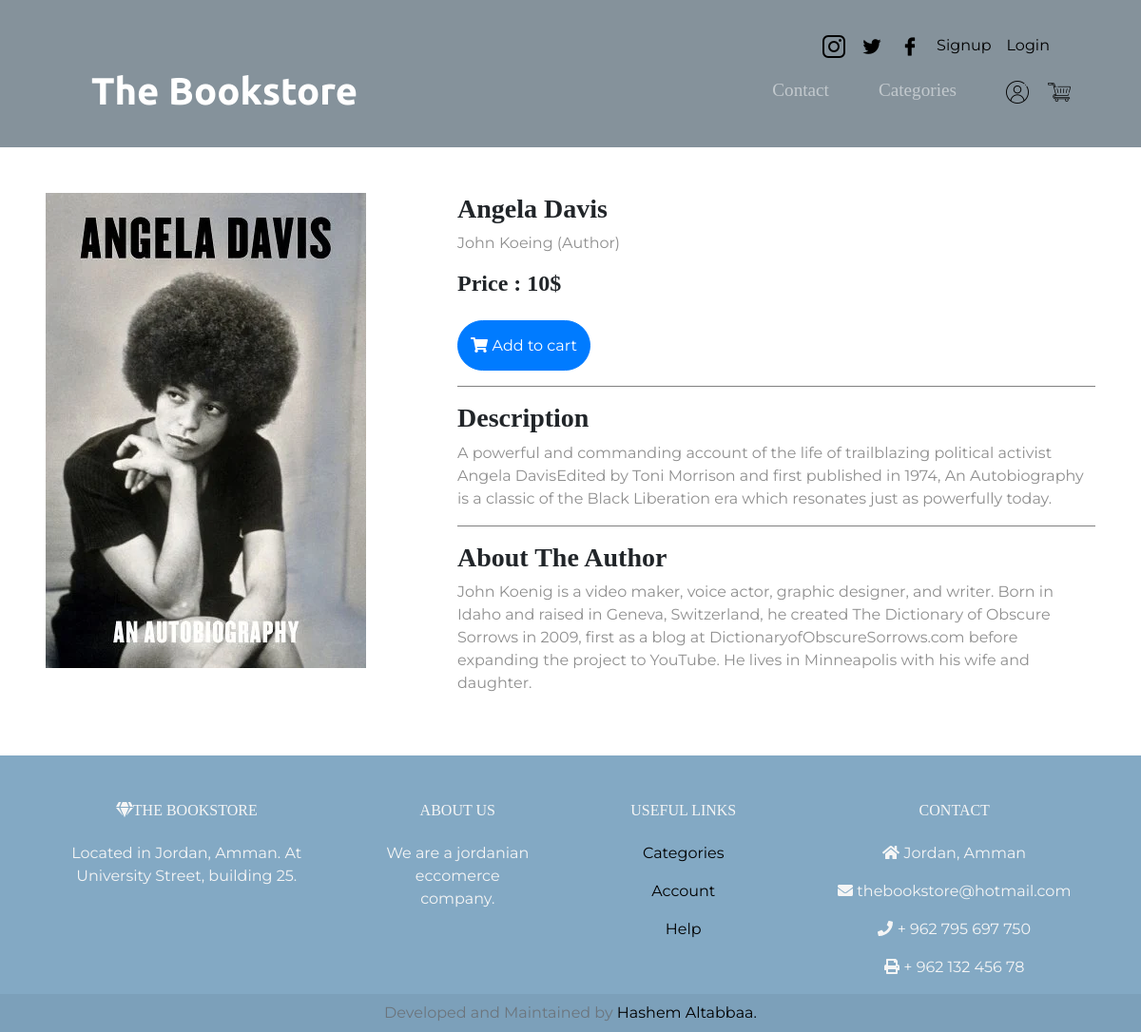
Screenshot of /product.php?id=1 with the database file from the repository.
### tables this page shows
CREATE TABLE `book` (
  `book_id` int NOT NULL,
  `name` varchar(50) DEFAULT NULL,
  `price` double DEFAULT NULL,
  `category_id` int DEFAULT NULL,
  `author_id` int DEFAULT NULL,
  `image` varchar(100) NOT NULL DEFAULT '',
  `description` text NOT NULL
);

CREATE TABLE `author` (
  `author_id` int NOT NULL,
  `author_first_name` varchar(50) DEFAULT NULL,
  `author_last_name` varchar(50) DEFAULT NULL,
  `about_author` text NOT NULL
);

### product.php (the view, shortened to what this page needs)
<?php
    include("./header.php");
    $pdo = db::getInstance();
    $sql = "SELECT * FROM book INNER JOIN author ON book.author_id = author.author_id
    Where book.book_id = $_GET[id]";
    $stmt = $pdo->prepare($sql);
    $stmt->execute();
    $data = $stmt->fetch();
?>
<div class="productPage-grid">
    <div class="product-img-productPage p-5">
        <img src="<?php echo$data["image"]?>" alt="">
    </div>
    <div class="product-info p-5">
        <h3 class="font-weight-bold"><?php echo$data["name"]?></h3>
        <p><?php echo$data["author_first_name"].' '.$data["author_last_name"]?> (Author)</p>
        <h4 class="font-weight-bold">Price : <?php echo$data["price"]?>$</h4>
        <form action="./php/addToCart.php" method="POST">
            <button class="add-toCart-btn-productPage btn btn-primary mt-3" type="submit" name="bookID" value="<?php echo $data["book_id"]?>"><i
                    class="fas fa-shopping-cart"></i> Add to
                cart</button>
        </form>
        <hr>
        <h3 class="font-weight-bold"> Description</h3>
        <p><?php echo$data["description"]?></p>
        <hr>
        <h3 class="font-weight-bold">About The Author</h3>
        <p><?php echo$data["about_author"]?></p>
    </div>
</div>
<?php
  include("./footer.php")
?>

### header.php (shortened to what this page needs)
<!DOCTYPE html>
<html>
<head>
    <link rel="stylesheet" href="https://maxcdn.bootstrapcdn.com/bootstrap/4.0.0/css/bootstrap.min.css"
>
    <link rel="stylesheet" href="./styles/styles.css">
</head>
<body>
    <section class="colored-section" id="header">
        <div class="container-fluid">
            <div class="socials">
                <?php
                    if(isset($_SESSION["loggedin"]) && $_SESSION["loggedin"] == true){
                        echo '
                        <a class="nav-link pb-0 pt-1 pl-2 logoutbtn" href="./php/logout.php" style="color:rgba(255,255,255,.5);">logout</a>
                        <p style="color:rgba(255,255,255,.5); padding-top:7px" class = "pb-0 mb-0">Welcome '.$_SESSION["name"].', </p>
                        ';
                    }
                    else{
                        echo '
                        <a class="login-signin" href="./login.php">Login</a>
                        <a class="login-signin mr-3" href="./signup.php">Signup</a>
                        ';
                    }
                ?>
                <a class="social-icon mr-3" href="#"><img src="./images/facebook.png" alt=""></a>
                <a class="social-icon mr-3" href="#"><img src="./images/twitter.png" alt=""></a>
                <a class="social-icon mr-3" href="#"><img src="./images/instagram.png" alt=""></a>
            </div>
            <nav class="navbar navbar-expand-lg navbar-dark pb-4">
                <a class="navbar-brand" href="./index.php">The Bookstore</a>
                <div class="collapse navbar-collapse" id="navbarTogglerDemo02">
                    <ul class="navbar-nav ml-auto">
                        <li class="nav-item">
                            <a class="nav-link" href="#footer">Contact</a>
                        </li>
                        <li class="nav-item">
                            <a class="nav-link" href="./categories.php">Categories</a>
                        </li>
                        <li class="nav-item">
                            <a class="nav-link nav-icons" href="./account.php"><img class="" src="./images/user.png"
                                    alt=""></a>
                        </li>
                        <li class="nav-item">
                            <a class="nav-link nav-icons ml-2" href="./cart.php"><img class=""
                                    src="./images/shopping-cart.png" alt=""></a>
                        </li>
                    </ul>
                </div>
            </nav>
        </div>
    </section>

### footer.php
<section class="colored-section footer" id="footer">
        <footer class="text-center text-lg-start text-muted">
            <section class="">
                <div class="container text-center text-md-start ">
                    <div class="row">
                        <div class="mt-5 col-md-3 col-lg-4 col-xl-3 mx-auto mb-4">
                            <h6 class="text-uppercase fw-bold mb-4 footer-links">
                                <i class="fas fa-gem me-3"></i>The Bookstore
                            </h6>
                            <p>
                                Located in Jordan, Amman. At University Street, building 25.
                            </p>
                        </div>
                        <div class="mt-5 col-md-2 col-lg-2 col-xl-2 mx-auto mb-4">
                            <h6 class="text-uppercase fw-bold mb-4 footer-links">
                                About Us
                            </h6>
                            <p>
                                We are a jordanian eccomerce company.
                            </p>
                        </div>
                        <div class="mt-5 col-md-3 col-lg-2 col-xl-2 mx-auto mb-4">
                            <h6 class="text-uppercase fw-bold mb-4 footer-links">
                                Useful links
                            </h6>
                            <p>
                                <a href="./categories.php" class="text-reset">Categories</a>
                            </p>
                            <p>
                                <a href="./account.php" class="text-reset">Account</a>
                            </p>
                            <p>
                                <a href="#!" class="text-reset">Help</a>
                            </p>
                        </div>
                        <div class="mt-5 col-md-4 col-lg-3 col-xl-3 mx-auto mb-md-0 mb-4">
                            <h6 class="text-uppercase fw-bold mb-4 footer-links">
                                Contact
                            </h6>
                            <p><i class="fas fa-home me-3"></i> Jordan, Amman</p>
                            <p>
                                <i class="fas fa-envelope me-3"></i>
                                thebookstore@hotmail.com
                            </p>
                            <p><i class="fas fa-phone me-3"></i> + 962 795 697 750</p>
                            <p><i class="fas fa-print me-3"></i> + 962 132 456 78</p>
                        </div>
                    </div>
                </div>
            </section>
            <div class="text-center p-2" style="background-color: rgba(0, 0, 0, 0.05);">
                Developed and Maintained by <a href="">Hashem Altabbaa.</a>
            </div>
        </footer>
    </section>
</body>
</html>

### styles/styles.css (style rules this page uses)
body { font-family: "Montserrat"; text-align: center; }
h1, h2, h3, h4, h5, h6 { font-family: "Montserrat-Bold"; }
p { color: #8f8f8f; }
hr { background-color: #8f8f8f; }
.container-fluid { padding: 3% 8% 0%; }
.colored-section { background-color: #83a9c4; color: #fff; }
#header { background-color: #85929b; }
.socials { display: flex; flex-direction: row-reverse; justify-content: flex-start; }
.social-icon { visibility: hidden; }
a { text-decoration: none; color: black; }
.navbar { padding: 0 0 4.5rem; }
.navbar-brand { font-family: "Ubuntu"; font-size: 2.5rem; font-weight: bold; }
.nav-icons { visibility: hidden; position: absolute; }
.nav-item { padding: 0 18px; }
.nav-link { font-size: 1.2rem; font-family: "Montserrat-Light"; }
.footer p { color: whitesmoke; }
@media (min-width: 1028px) { .social-icon { visibility: visible; } }
@media (min-width: 1028px) { .nav-icons { visibility: visible; } }
.productPage-grid { display: grid; grid-template-columns: auto; }
.product-info { text-align: left; }
.add-toCart-btn-productPage { border-radius: 9999px; padding: 2%; }
@media (min-width : 1000px) { .productPage-grid { grid-template-columns: auto auto; } }
.footer-links { color: whitesmoke !important; }

### rows the page displays
book: image (picture), name "Angela Davis", author.author_first_name "John", author.author_last_name "Koeing", price "10", description "A powerful and commanding account of the life of trailblazing political activist Angela DavisEdited by Toni Morrison and first published in 1974, An Autobiography is a classic of the Black Liberation era which resonates just as powerfully today.", author.about_author "John Koenig is a video maker, voice actor, graphic designer, and writer. Born in Idaho and raised in Geneva, Switzerland, he created The Dictionary of Obscure Sorrows in 2009, first as a blog at DictionaryofObscureSorrows.com before expanding the project to YouTube. He lives in Minneapolis with his wife and daughter."
